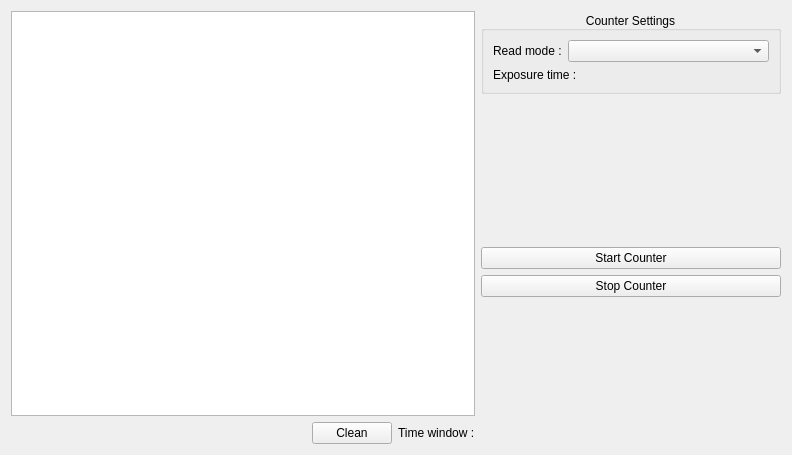
<?xml version="1.0" encoding="UTF-8"?>
<ui version="4.0">
 <class>Form</class>
 <widget class="QWidget" name="Form">
  <property name="geometry">
   <rect>
    <x>0</x>
    <y>0</y>
    <width>792</width>
    <height>455</height>
   </rect>
  </property>
  <property name="sizePolicy">
   <sizepolicy hsizetype="Expanding" vsizetype="Expanding">
    <horstretch>0</horstretch>
    <verstretch>0</verstretch>
   </sizepolicy>
  </property>
  <property name="windowTitle">
   <string>Form</string>
  </property>
  <layout class="QGridLayout" name="gridLayout">
   <item row="0" column="0">
    <layout class="QGridLayout" name="gridLayout_7">
     <item row="0" column="1">
      <layout class="QVBoxLayout" name="verticalLayout_3">
       <item>
        <widget class="PlotWidget" name="graph"/>
       </item>
       <item>
        <layout class="QHBoxLayout" name="time_window_layout">
         <item>
          <spacer name="horizontalSpacer_3">
           <property name="orientation">
            <enum>Qt::Horizontal</enum>
           </property>
           <property name="sizeHint" stdset="0">
            <size>
             <width>40</width>
             <height>20</height>
            </size>
           </property>
          </spacer>
         </item>
         <item>
          <widget class="QPushButton" name="clean">
           <property name="maximumSize">
            <size>
             <width>100</width>
             <height>16777215</height>
            </size>
           </property>
           <property name="text">
            <string>Clean</string>
           </property>
          </widget>
         </item>
         <item>
          <widget class="QLabel" name="time_window_label">
           <property name="text">
            <string>Time window :</string>
           </property>
          </widget>
         </item>
        </layout>
       </item>
      </layout>
     </item>
     <item row="0" column="2">
      <layout class="QVBoxLayout" name="verticalLayout_14">
       <item>
        <layout class="QVBoxLayout" name="verticalLayout_13">
         <item>
          <widget class="QGroupBox" name="counter_settings">
           <property name="maximumSize">
            <size>
             <width>300</width>
             <height>16777215</height>
            </size>
           </property>
           <property name="styleSheet">
            <string notr="true"/>
           </property>
           <property name="title">
            <string>Counter Settings</string>
           </property>
           <property name="alignment">
            <set>Qt::AlignBottom|Qt::AlignHCenter</set>
           </property>
           <layout class="QVBoxLayout" name="verticalLayout_12">
            <item>
             <layout class="QHBoxLayout" name="read_modes_layout">
              <item>
               <widget class="QLabel" name="read_modes_label">
                <property name="text">
                 <string>Read mode :</string>
                </property>
               </widget>
              </item>
              <item>
               <widget class="QComboBox" name="read_modes">
                <property name="sizePolicy">
                 <sizepolicy hsizetype="Expanding" vsizetype="Fixed">
                  <horstretch>0</horstretch>
                  <verstretch>0</verstretch>
                 </sizepolicy>
                </property>
               </widget>
              </item>
             </layout>
            </item>
            <item>
             <layout class="QHBoxLayout" name="exposure_time_layout">
              <item>
               <widget class="QLabel" name="counter_exposure_time_label">
                <property name="text">
                 <string>Exposure time :</string>
                </property>
               </widget>
              </item>
             </layout>
            </item>
           </layout>
          </widget>
         </item>
         <item>
          <spacer name="verticalSpacer">
           <property name="orientation">
            <enum>Qt::Vertical</enum>
           </property>
           <property name="sizeHint" stdset="0">
            <size>
             <width>20</width>
             <height>40</height>
            </size>
           </property>
          </spacer>
         </item>
         <item>
          <widget class="QPushButton" name="start_acquisition">
           <property name="maximumSize">
            <size>
             <width>300</width>
             <height>16777215</height>
            </size>
           </property>
           <property name="text">
            <string>Start Counter</string>
           </property>
          </widget>
         </item>
         <item>
          <widget class="QPushButton" name="stop_acquisition">
           <property name="maximumSize">
            <size>
             <width>300</width>
             <height>16777215</height>
            </size>
           </property>
           <property name="text">
            <string>Stop Counter</string>
           </property>
          </widget>
         </item>
         <item>
          <spacer name="verticalSpacer_5">
           <property name="orientation">
            <enum>Qt::Vertical</enum>
           </property>
           <property name="sizeHint" stdset="0">
            <size>
             <width>20</width>
             <height>40</height>
            </size>
           </property>
          </spacer>
         </item>
        </layout>
       </item>
      </layout>
     </item>
    </layout>
   </item>
  </layout>
 </widget>
 <customwidgets>
  <customwidget>
   <class>PlotWidget</class>
   <extends>QGraphicsView</extends>
   <header location="global">pyqtgraph</header>
  </customwidget>
 </customwidgets>
 <resources/>
 <connections/>
</ui>
